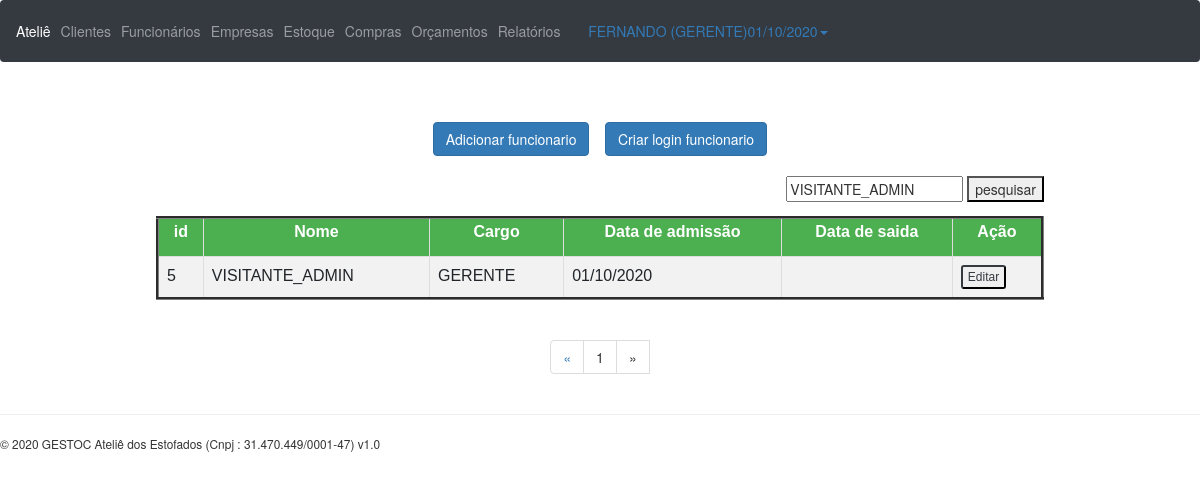
Screenshot of /funcionarios.php?pesquisa=VISITANTE_ADMIN (signed in) with the database file from the repository.
### tables this page shows
CREATE TABLE `funcionario` (
  `id_funcionario` int(10) UNSIGNED NOT NULL,
  `pessoa_id` int(10) UNSIGNED NOT NULL,
  `cargo` varchar(11) NOT NULL,
  `data_adm` date NOT NULL,
  `data_saida` date DEFAULT NULL
);

CREATE TABLE `pessoa` (
  `id_pessoa` int(10) UNSIGNED NOT NULL,
  `nome` varchar(45) NOT NULL,
  `cpf` varchar(11) NOT NULL,
  `data_nasc` date NOT NULL,
  `email` varchar(45) NOT NULL,
  `telefone` varchar(16) DEFAULT NULL,
  `endereco_id` int(10) UNSIGNED NOT NULL
);

### funcionarios.php (the view, shortened to what this page needs)
<?php
require './header.php';
require './conexao/banco.php';
@$pesq = $_GET['pesquisa'];
if ($pesq != null) {
  $pagina = (isset($_GET['pagina']))? $_GET['pagina'] : 1;
  $result_funcionarios = "SELECT * FROM funcionario INNER JOIN pessoa ON id_pessoa = pessoa_id INNER JOIN endereco ON id_endereco = endereco_id WHERE nome LIKE '%$pesq%'";
  $resultado_funcionarios = mysqli_query($conn, $result_funcionarios);
  $total_funcionarios = mysqli_num_rows($resultado_funcionarios);
  $quantidade_pg = $total_funcionarios;
  @$num_pagina = ceil($total_funcionarios/$quantidade_pg);
  $incio = ($quantidade_pg*$pagina)-$quantidade_pg;
  $result_funcionarios = "SELECT * FROM funcionario INNER JOIN pessoa ON id_pessoa = pessoa_id INNER JOIN endereco ON id_endereco = endereco_id WHERE nome LIKE '%$pesq%' LIMIT $incio, $quantidade_pg";
  $resultado_funcionarios = mysqli_query($conn, $result_funcionarios);
}
?>
<formbotao>
<button type="button" class="btn btn-primary view_data" id= "button_add" data-toggle="modal" data-target="#funcionario_add_Modal">Adicionar funcionario</button>
<button type="button" class="btn btn-primary view_data" id= "button_login" data-toggle="modal" data-target="#funcionario_login_Modal">Criar login funcionario</button>
</formbotao>
<br>
<div class="table-responsive-xl container theme-showcase" role="main">
  <form class="pesq" id="pesquisa_funcionario" method="get" action="#">
      <input type="text" name="pesquisa" id="pesquisa" value="<?php echo $pesq; ?>"></input>
      <button type="hide" onclick="submitar(1)"> pesquisar </button>
  </form>
  <table align="center" border="3" class="sortable table table-hover table table-sm" id="listar_clientes" class="display">
    <tr>
      <th>id</th>
      <th>Nome</th>
      <th>Cargo</th>
      <th>Data de admissão</th>
      <th>Data de saida</th>
      <th>Ação</th>
    </tr>
    <?php while ($funcionario = mysqli_fetch_array($resultado_funcionarios)) {?>
      <tr>
        <td><?php echo $funcionario['id_funcionario']; ?></td>
        <td><?php echo $funcionario['nome']; ?></td>
        <td><?php echo $funcionario['cargo']; ?></td>
        <td><?php echo date ('d/m/Y', strtotime ($funcionario['data_adm'])); ?></td>
        <td><?php if (date ('d/m/Y', strtotime ($funcionario['data_saida']))=="01/01/1970" || "30/11/-0001") {
        } ?></td>
        <td>
          <div class="btn-group">
          <button type="button" class="btn-xs btn-outline-dark view_data" data-toggle="modal" data-target="#funcionarioModal" data-id = "<?php echo $funcionario['id_funcionario']; ?>"
            data-nome="<?php echo $funcionario['nome']; ?>" data-cargo="<?php echo $funcionario['cargo']; ?>" data-adm="<?php echo $funcionario['data_adm']; ?>" data-saida="<?php echo $funcionario['data_saida']; ?>"
            data-cpf="<?php echo $funcionario['cpf']; ?>" data-nasc="<?php echo $funcionario['data_nasc']; ?>" data-pessoa_id = "<?php echo $funcionario['pessoa_id']; ?>"
            data-email="<?php echo $funcionario['email']; ?>" data-telefone="<?php echo $funcionario['telefone']; ?>" data-endereco_id="<?php echo $funcionario['endereco_id']; ?>" data-rua="<?php echo $funcionario['rua']; ?>"
            data-numero = "<?php echo $funcionario['numero']; ?>" data-complemento = "<?php echo $funcionario['complemento']; ?>" data-cep = "<?php echo $funcionario['cep']; ?>"
            data-bairro = "<?php echo $funcionario['bairro']; ?>" data-cidade = "<?php echo $funcionario['cidade']; ?>" data-estado = "<?php echo $funcionario['estado']; ?>"
            >Editar</button>
          </div>
          </td>
        </tr>
      <?php } ?>
    </table>
</div>
<?php
      $pagina_anterior = $pagina - 1;
      $pagina_posterior = $pagina + 1;
    ?>
    <nav class="text-center">
      <ul class="pagination">
        <li>
          <?php
          if($pagina_anterior != 0){ ?>
            <a onclick="javascript:submitar(<?php echo $pagina_anterior; ?>);" />
              <span aria-hidden="true">&laquo;</span>
            </a>
          <?php }else{ ?>
            <span aria-hidden="true">&laquo;</span>
        <?php }  ?>
        </li>
        <?php
        for($i = 1; $i < $num_pagina + 1; $i++){ ?>
          <li><a onclick="javascript:submitar(<?php echo $i; ?>);" /><?php echo $i; ?>
        <?php } ?>
          <?php
          if($pagina_posterior <= $num_pagina){ ?>
            <a onclick="javascript:submitar(<?php echo $pagina_posterior; ?>);" />
              <span aria-hidden="true">&raquo;</span>
            </a>
          <?php }else{ ?>
            <li><span aria-hidden="true">&raquo;</span></li>
        <?php }  ?>
        </li>
      </ul>
    </nav>
<?php
require "./footer.php";
?>

### css/style.css (style rules this page uses)
#listar_clientes { font-family: "Trebuchet MS", Arial, Helvetica, sans-serif; border-collapse: collapse; width: 80%; align: center; }
#listar_clientes td, #listar_clientes th { border: 1px solid #ddd; padding: 8px; }
#listar_clientes tr:nth-child(even) { background-color: #f2f2f2; }
#listar_clientes th { padding-top: 2px; padding-bottom: 12px; text-align: center; background-color: #4CAF50; color: white; }
formbotao { display: flex; align-items: center; justify-content: center; }
.pesq { text-align: right; width: 90%; }
input { text-transform: uppercase; }

### rows the page displays
funcionario: id_funcionario "5", pessoa.nome "VISITANTE_ADMIN", cargo "GERENTE", data_adm "01/10/2020"

### other values shown
$_SESSION['user_name'] "FERNANDO"
